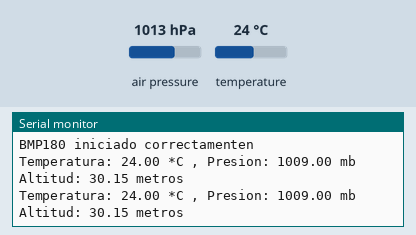
Simulated run of this sketch. Board: Arduino Uno, built with avr-gcc and run on an emulated ATmega328P. On the bench: the last lines printed to the serial monitor. The inputs (shaded band) are chosen by the test bench; at power-on: air pressure 1013 hPa, temperature 24 °C.

Above: at 1.8 s.
1.9 s: air pressure set to 952 hPa
At 2.9 s:
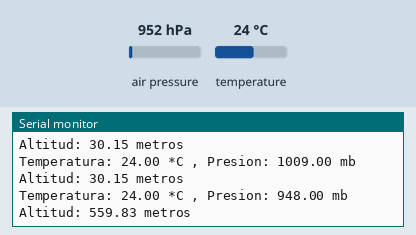
3.4 s: temperature set to 12 °C
At 4.7 s:
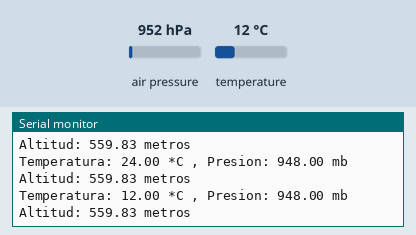
4.9 s: air pressure set to 975 hPa
At 6.0 s:
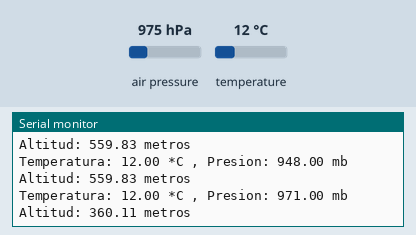
Timing chart, 0 to 7.9 s (numbered marks = the images above; inputs shaded):
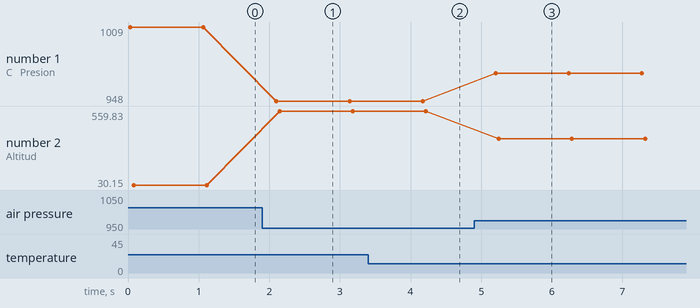

The sketch:

sensorpmb180.ino
```cpp
#include <SFE_BMP180.h>
#include <Wire.h>


SFE_BMP180 bmp180;

void setup()
{

  Serial.begin(9600);

  if (bmp180.begin())
    Serial.println("BMP180 iniciado correctamenten");
  else
  {
    Serial.println("Error al iniciar el BMP180");
    while(1); // bucle infinito
  }
}

void loop()
{
  char status;
  double T,P;
  double Pcalibrada,Altitud;

  status = bmp180.startTemperature();//Inicio de lectura de temperatura
  if (status != 0)
  {
    delay(status); //Pausa para que finalice la lectura
    status = bmp180.getTemperature(T); //Obtener la temperatura
    if (status != 0)
    {
      status = bmp180.startPressure(3); //Inicio lectura de presión
      if (status != 0)
      {
        delay(status);//Pausa para que finalice la lectura
        status = bmp180.getPressure(P,T); //Obtenemos la presión
        if (status != 0)
        {
          Serial.print("Temperatura: ");
          Serial.print(T,2);
          Serial.print(" *C , ");
          Serial.print("Presion: ");
          Serial.print(Pcalibrada=P-4,2);
          Serial.println(" mb");
          Serial.print("Altitud: ");
          Serial.print(Altitud=-8.6832*Pcalibrada + 8791.5);
          Serial.println(" metros");
        }
      }
    }

      if(Altitud>5000)
      {}
      else
      {}


  }
  delay(1000);
}
```

Measured:
- after the input at 1.9 s, the serial monitor: prints a new line after 0.20 s (image 1)
- after the input at 3.4 s, the serial monitor: prints a new line after 0.77 s (image 2)
- after the input at 4.9 s, the serial monitor: prints a new line after 0.31 s (image 3)
- plotted number 1: 1009 → 948 after the input at 1.9 s, 948 → 971 after the input at 4.9 s
- plotted number 2: 30.15 → 559.83 after the input at 1.9 s, 559.83 → 360.11 after the input at 4.9 s
